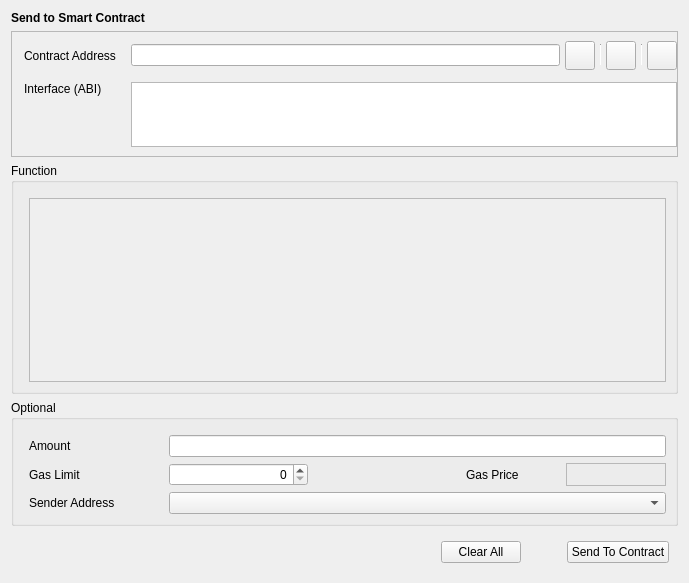
<?xml version="1.0" encoding="UTF-8"?>
<ui version="4.0">
 <class>SendToContract</class>
 <widget class="QWidget" name="SendToContract">
  <property name="geometry">
   <rect>
    <x>0</x>
    <y>0</y>
    <width>689</width>
    <height>583</height>
   </rect>
  </property>
  <property name="windowTitle">
   <string>Form</string>
  </property>
  <layout class="QVBoxLayout" name="verticalLayout">
   <item>
    <widget class="QStackedWidget" name="stackedWidget">
     <property name="currentIndex">
      <number>0</number>
     </property>
     <widget class="QWidget" name="sendContractPage">
      <layout class="QVBoxLayout" name="verticalLayout_4">
       <property name="leftMargin">
        <number>0</number>
       </property>
       <property name="topMargin">
        <number>0</number>
       </property>
       <property name="rightMargin">
        <number>0</number>
       </property>
       <property name="bottomMargin">
        <number>0</number>
       </property>
       <item>
        <widget class="QLabel" name="labelTitle">
         <property name="font">
          <font>
           <weight>75</weight>
           <bold>true</bold>
          </font>
         </property>
         <property name="text">
          <string>Send to Smart Contract</string>
         </property>
        </widget>
       </item>
       <item>
        <widget class="QFrame" name="frameContract">
         <property name="sizePolicy">
          <sizepolicy hsizetype="Preferred" vsizetype="Fixed">
           <horstretch>0</horstretch>
           <verstretch>0</verstretch>
          </sizepolicy>
         </property>
         <property name="frameShape">
          <enum>QFrame::StyledPanel</enum>
         </property>
         <property name="frameShadow">
          <enum>QFrame::Raised</enum>
         </property>
         <layout class="QVBoxLayout" name="verticalLayout_2">
          <property name="leftMargin">
           <number>0</number>
          </property>
          <property name="rightMargin">
           <number>0</number>
          </property>
          <item>
           <layout class="QGridLayout" name="gridLayout">
            <property name="leftMargin">
             <number>12</number>
            </property>
            <property name="horizontalSpacing">
             <number>15</number>
            </property>
            <property name="verticalSpacing">
             <number>12</number>
            </property>
            <item row="0" column="2">
             <layout class="QHBoxLayout" name="horizontalLayout_2">
              <property name="spacing">
               <number>5</number>
              </property>
              <item>
               <widget class="QValidatedLineEdit" name="lineEditContractAddress"/>
              </item>
              <item>
               <widget class="QToolButton" name="loadInfoButton">
                <property name="toolTip">
                 <string>Choose from contract book page</string>
                </property>
                <property name="text">
                 <string/>
                </property>
                <property name="iconSize">
                 <size>
                  <width>22</width>
                  <height>22</height>
                 </size>
                </property>
               </widget>
              </item>
              <item>
               <widget class="Line" name="vLine">
                <property name="maximumSize">
                 <size>
                  <width>1</width>
                  <height>22</height>
                 </size>
                </property>
                <property name="orientation">
                 <enum>Qt::Vertical</enum>
                </property>
               </widget>
              </item>
              <item>
               <widget class="QToolButton" name="pasteAddressButton">
                <property name="toolTip">
                 <string>Paste contract address from clipboard</string>
                </property>
                <property name="text">
                 <string/>
                </property>
                <property name="iconSize">
                 <size>
                  <width>22</width>
                  <height>22</height>
                 </size>
                </property>
               </widget>
              </item>
              <item>
               <widget class="Line" name="vLine2">
                <property name="maximumSize">
                 <size>
                  <width>1</width>
                  <height>22</height>
                 </size>
                </property>
                <property name="orientation">
                 <enum>Qt::Vertical</enum>
                </property>
               </widget>
              </item>
              <item>
               <widget class="QToolButton" name="saveInfoButton">
                <property name="toolTip">
                 <string>Save contract info</string>
                </property>
                <property name="text">
                 <string/>
                </property>
                <property name="iconSize">
                 <size>
                  <width>22</width>
                  <height>22</height>
                 </size>
                </property>
               </widget>
              </item>
             </layout>
            </item>
            <item row="0" column="0">
             <widget class="QLabel" name="labelContractAddress">
              <property name="text">
               <string>Contract Address</string>
              </property>
             </widget>
            </item>
            <item row="1" column="2">
             <widget class="QValidatedTextEdit" name="textEditInterface">
              <property name="sizePolicy">
               <sizepolicy hsizetype="Expanding" vsizetype="Fixed">
                <horstretch>0</horstretch>
                <verstretch>0</verstretch>
               </sizepolicy>
              </property>
              <property name="maximumSize">
               <size>
                <width>16777215</width>
                <height>65</height>
               </size>
              </property>
              <property name="horizontalScrollBarPolicy">
               <enum>Qt::ScrollBarAlwaysOff</enum>
              </property>
             </widget>
            </item>
            <item row="1" column="0" alignment="Qt::AlignTop">
             <widget class="QLabel" name="labelInterface">
              <property name="text">
               <string>Interface (ABI)</string>
              </property>
             </widget>
            </item>
           </layout>
          </item>
         </layout>
        </widget>
       </item>
       <item>
        <widget class="QGroupBox" name="groupBoxFunction">
         <property name="title">
          <string>Function</string>
         </property>
         <layout class="QVBoxLayout" name="verticalLayout_3">
          <property name="leftMargin">
           <number>15</number>
          </property>
          <property name="topMargin">
           <number>15</number>
          </property>
          <property name="bottomMargin">
           <number>9</number>
          </property>
          <item>
           <widget class="QScrollArea" name="scrollAreaFunction">
            <property name="widgetResizable">
             <bool>true</bool>
            </property>
            <widget class="QWidget" name="scrollAreaWidgetContents">
             <property name="geometry">
              <rect>
               <x>0</x>
               <y>0</y>
               <width>639</width>
               <height>182</height>
              </rect>
             </property>
            </widget>
           </widget>
          </item>
         </layout>
        </widget>
       </item>
       <item>
        <widget class="QGroupBox" name="groupBoxOptional">
         <property name="title">
          <string>Optional</string>
         </property>
         <layout class="QGridLayout" name="gridLayout_2">
          <property name="leftMargin">
           <number>15</number>
          </property>
          <property name="topMargin">
           <number>15</number>
          </property>
          <property name="horizontalSpacing">
           <number>10</number>
          </property>
          <property name="verticalSpacing">
           <number>6</number>
          </property>
          <item row="0" column="1" colspan="4">
           <widget class="BitcoinAmountField" name="lineEditAmount"/>
          </item>
          <item row="1" column="0">
           <widget class="QLabel" name="labelGasLimit">
            <property name="sizePolicy">
             <sizepolicy hsizetype="Fixed" vsizetype="Preferred">
              <horstretch>0</horstretch>
              <verstretch>0</verstretch>
             </sizepolicy>
            </property>
            <property name="minimumSize">
             <size>
              <width>130</width>
              <height>0</height>
             </size>
            </property>
            <property name="text">
             <string>Gas Limit</string>
            </property>
           </widget>
          </item>
          <item row="1" column="3">
           <widget class="QLabel" name="labelGasPrice">
            <property name="sizePolicy">
             <sizepolicy hsizetype="Fixed" vsizetype="Preferred">
              <horstretch>0</horstretch>
              <verstretch>0</verstretch>
             </sizepolicy>
            </property>
            <property name="minimumSize">
             <size>
              <width>90</width>
              <height>0</height>
             </size>
            </property>
            <property name="text">
             <string>Gas Price</string>
            </property>
           </widget>
          </item>
          <item row="3" column="1" colspan="4">
           <widget class="AddressField" name="lineEditSenderAddress">
            <property name="minimumSize">
             <size>
              <width>370</width>
              <height>0</height>
             </size>
            </property>
           </widget>
          </item>
          <item row="0" column="0">
           <widget class="QLabel" name="labelAmount">
            <property name="sizePolicy">
             <sizepolicy hsizetype="Fixed" vsizetype="Preferred">
              <horstretch>0</horstretch>
              <verstretch>0</verstretch>
             </sizepolicy>
            </property>
            <property name="minimumSize">
             <size>
              <width>130</width>
              <height>0</height>
             </size>
            </property>
            <property name="text">
             <string>Amount</string>
            </property>
           </widget>
          </item>
          <item row="1" column="4">
           <widget class="QLabel" name="lineEditGasPrice">
            <property name="enabled">
             <bool>false</bool>
            </property>
            <property name="minimumSize">
             <size>
              <width>100</width>
              <height>0</height>
             </size>
            </property>
            <property name="autoFillBackground">
             <bool>false</bool>
            </property>
            <property name="styleSheet">
             <string notr="true">color: gray</string>
            </property>
            <property name="frameShape">
             <enum>QFrame::StyledPanel</enum>
            </property>
            <property name="alignment">
             <set>Qt::AlignCenter</set>
            </property>
           </widget>
          </item>
          <item row="3" column="0">
           <widget class="QLabel" name="labelSenderAddress">
            <property name="sizePolicy">
             <sizepolicy hsizetype="Fixed" vsizetype="Preferred">
              <horstretch>0</horstretch>
              <verstretch>0</verstretch>
             </sizepolicy>
            </property>
            <property name="minimumSize">
             <size>
              <width>130</width>
              <height>0</height>
             </size>
            </property>
            <property name="text">
             <string>Sender Address</string>
            </property>
           </widget>
          </item>
          <item row="1" column="1">
           <widget class="QSpinBox" name="lineEditGasLimit">
            <property name="sizePolicy">
             <sizepolicy hsizetype="Expanding" vsizetype="Fixed">
              <horstretch>0</horstretch>
              <verstretch>0</verstretch>
             </sizepolicy>
            </property>
            <property name="alignment">
             <set>Qt::AlignRight|Qt::AlignTrailing|Qt::AlignVCenter</set>
            </property>
           </widget>
          </item>
          <item row="1" column="2">
           <spacer name="horizontalSpacer_2">
            <property name="orientation">
             <enum>Qt::Horizontal</enum>
            </property>
            <property name="sizeHint" stdset="0">
             <size>
              <width>60</width>
              <height>20</height>
             </size>
            </property>
           </spacer>
          </item>
         </layout>
        </widget>
       </item>
      </layout>
     </widget>
    </widget>
   </item>
   <item>
    <layout class="QHBoxLayout" name="horizontalLayout">
     <property name="leftMargin">
      <number>9</number>
     </property>
     <property name="topMargin">
      <number>9</number>
     </property>
     <property name="rightMargin">
      <number>9</number>
     </property>
     <property name="bottomMargin">
      <number>9</number>
     </property>
     <item>
      <spacer name="horizontalSpacer">
       <property name="orientation">
        <enum>Qt::Horizontal</enum>
       </property>
       <property name="sizeType">
        <enum>QSizePolicy::Expanding</enum>
       </property>
       <property name="sizeHint" stdset="0">
        <size>
         <width>40</width>
         <height>20</height>
        </size>
       </property>
      </spacer>
     </item>
     <item>
      <widget class="QPushButton" name="pushButtonClearAll">
       <property name="text">
        <string>Clear All</string>
       </property>
      </widget>
     </item>
     <item>
      <spacer name="horizontalSpacer_3">
       <property name="orientation">
        <enum>Qt::Horizontal</enum>
       </property>
       <property name="sizeType">
        <enum>QSizePolicy::Fixed</enum>
       </property>
       <property name="sizeHint" stdset="0">
        <size>
         <width>40</width>
         <height>20</height>
        </size>
       </property>
      </spacer>
     </item>
     <item>
      <widget class="QPushButton" name="pushButtonSendToContract">
       <property name="text">
        <string>Send To Contract</string>
       </property>
      </widget>
     </item>
    </layout>
   </item>
  </layout>
 </widget>
 <customwidgets>
  <customwidget>
   <class>QValidatedLineEdit</class>
   <extends>QLineEdit</extends>
   <header>qt/qvalidatedlineedit.h</header>
  </customwidget>
  <customwidget>
   <class>BitcoinAmountField</class>
   <extends>QLineEdit</extends>
   <header>qt/bitcoinamountfield.h</header>
   <container>1</container>
  </customwidget>
  <customwidget>
   <class>QValidatedTextEdit</class>
   <extends>QTextEdit</extends>
   <header>qt/qvalidatedtextedit.h</header>
  </customwidget>
  <customwidget>
   <class>AddressField</class>
   <extends>QComboBox</extends>
   <header>qt/addressfield.h</header>
  </customwidget>
 </customwidgets>
 <resources/>
 <connections/>
</ui>
